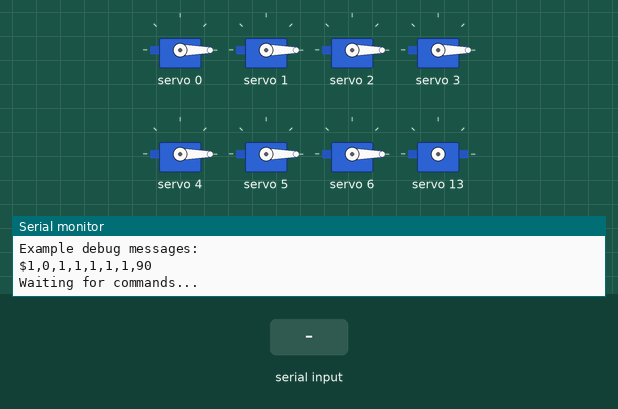
Bench run of a sketch on a simulated Arduino Mega 2560, built with avr-gcc and run on an emulated ATmega2560. On the bench: 8 × servo, the last lines printed to the serial monitor. The test bench sets the inputs (shaded band).

Above: at 1.2 s.
1.3 s: "90,45,200\n" received over the second serial link
At 2.5 s:
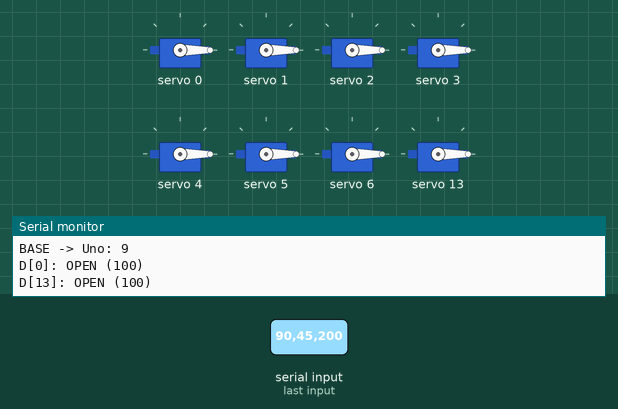
2.8 s: "30,150\n" received over the second serial link
At 3.8 s:
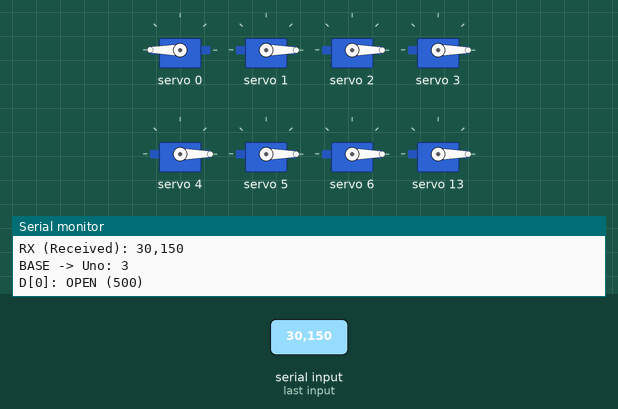
4.3 s: "30,150,10\n" received over the second serial link
At 5.0 s:
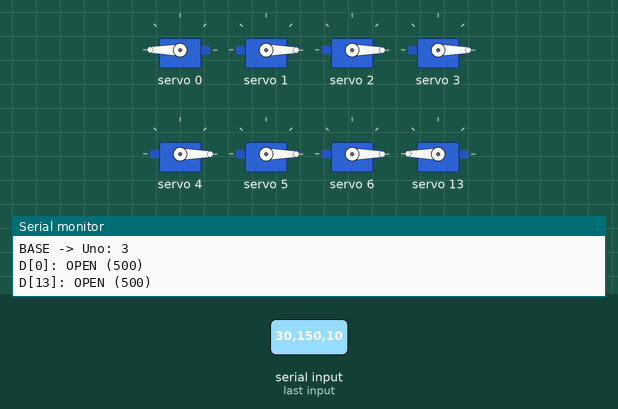
5.8 s: "90,45\n" received over the second serial link
At 6.1 s:
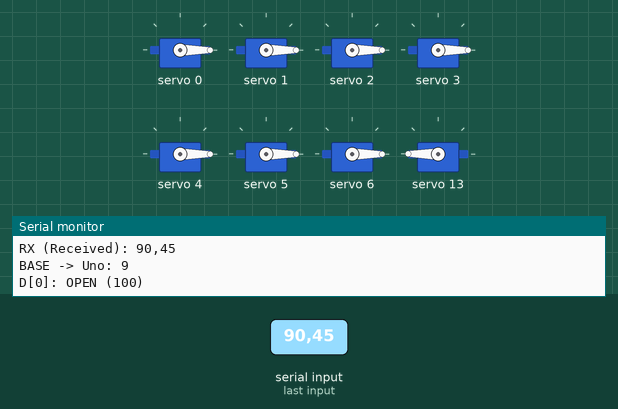
7.3 s: "1,90,45\n" received over the second serial link
At 8.4 s:
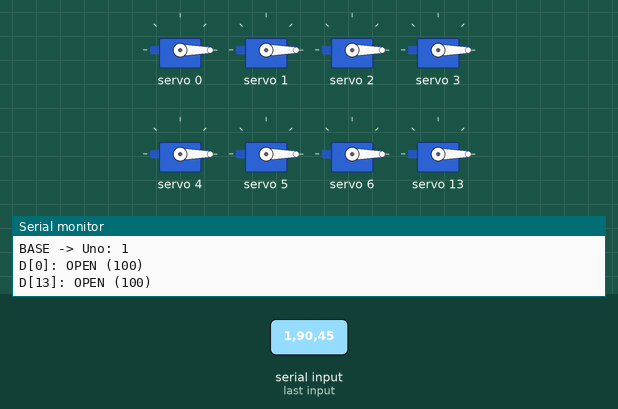
Timing chart, 0 to 9.8 s (numbered marks = the images above; inputs shaded):
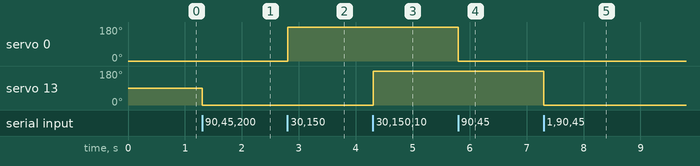

The sketch:

MotorDriver.ino
```cpp
/*
 * ======================================================================================
 *                              FILE NAME: MotorDriver.ino
 * ======================================================================================
 *
 * BEGINNER DESCRIPTION:
 * This is a program for an Arduino Mega. The Arduino is like the electronic "brain"
 * that controls the robotic arm.
 *
 * What this program does:
 * 1. Receives orders from the "vision brain" (the Raspberry Pi or computer).
 * 2. Orders come in the form of a text message (ex: "$1,0,1,1,1,1,1,90").
 * 3. The Arduino reads this message and translates it into physical movements in the motors.
 *
 * TYPES OF MOTORES USED:
 * - Servo Motors (controlled by PCA9685 board): Used for fingers, elbow and hand rotation.
 * - Stepper Motor (controlled by another Arduino Uno): Used to rotate the base of the arm.
 *
 * LANGUAGE: C++ (Standard Arduino language)
 * ======================================================================================
 */

// --- LIBRARIES (Code Collections) ---
// These lines "call" extra code already written by others
// to help us talk to specific components.
#include <Wire.h>                     // Allows I2C communication (used to talk to servo board)
#include <Adafruit_PWMServoDriver.h>  // Specific library to control servo board (PCA9685)

// Create the "object" that controls the servos. Imagine this as hiring a manager for motors.
Adafruit_PWMServoDriver pwm = Adafruit_PWMServoDriver();

// --- CALIBRATION (Mechanical Adjustments) ---
// These values define physical limits of motors so they don't break the arm.
// A servo motor moves based on a "pulse" signal.
#define PULSE_MIN  100  // Pulse value for motor to go to MINIMUM position
#define PULSE_MAX  500  // Pulse value for motor to go to MAXIMUM position

// --- GLOBAL VARIABLES ---
// Drawers in memory to store numbers we will use often.
int PULSE_OPEN;   // Will store the value needed to OPEN the hand (90 degrees)
int PULSE_CLOSED; // Will store the value needed to CLOSE the hand (0 degrees)

// --- PIN DEFINITION (Where we plug cables) ---
// PCA9685 board has ports numbered 0 to 15.
// Here we give names to those numbers to make code easier to read.
#define PIN_ELBOW   0   // Elbow motor connected to port 0
#define PIN_THUMB   13  // Thumb
#define PIN_INDEX   11  // Index Finger
#define PIN_MIDDLE  10  // Middle Finger
#define PIN_RING    15  // Ring Finger
#define PIN_PINKY   14  // Pinky Finger
#define PIN_ROTATION 12 // Motor that rotates the wrist

// --- COMMUNICATION (Computer Talk) ---
// Variables to receive text from Raspberry Pi
char g_pcBuffer[100];          // A "sentence" can have up to 100 letters
bool g_messageReady = false;   // "Flag" that goes up when a complete sentence arrived
int g_bufferIndex = 0;         // Counter to know which letter we are at

/*
 * ======================================================================================
 * SETUP FUNCTION (Initial Configuration)
 * This function runs only ONCE when we turn on the Arduino.
 * Used to prepare everything before starting work.
 * ======================================================================================
 */
void setup() {
  // 1. Start Communications (Radio Channels)
  // Serial:  Connection to computer (USB cable) to see error messages on screen (Debug).
  // Serial2: Connection to Raspberry Pi (the vision brain).
  // Serial3: Connection to Arduino Uno (which controls rotating base).

  Serial.begin(115200);   // Fast speed for PC
  Serial2.begin(115200);  // Fast speed for Raspberry Pi
  Serial3.begin(9600);    // Normal speed for Arduino Uno

  // 2. Start Servo Controller (PCA9685)
  pwm.begin();           // Wakes up servo board
  pwm.setPWMFreq(50);    // Sets frequency to 50Hz (standard for analog servos)
  Wire.setClock(400000); // Speeds up I2C communication to respond faster

  // 3. POSITION PRE-CALCULATION
  // The 'map' function translates degrees (0-180) to motor pulse values (100-500).
  // We calculate this now so we don't have to do math all the time.
  PULSE_OPEN   = map(0, 0, 180, PULSE_MIN, PULSE_MAX);   // 0 degrees = Open
  PULSE_CLOSED = map(180, 0, 180, PULSE_MIN, PULSE_MAX); // 180 degrees = Closed

  delay(10); // Small pause to ensure everything stabilizes

  // 4. Start Position
  moveAll(0); // Sends all servos to position 0 (rest)

  // Messages for human to read on PC screen
  Serial.println("MEGA READY (TURBO MODE 115200) + ROTATION + DEBUG ACTIVATED");
  Serial.println("Example debug messages: ");
  Serial.println("$1,0,1,1,1,1,1,90");
  Serial.println("Waiting for commands...");
}

/*
 * ======================================================================================
 * LOOP FUNCTION (Infinite Cycle)
 * This function repeats forever, thousands of times per second.
 * This is where the Arduino "lives" and works.
 * ======================================================================================
 */
void loop() {
  // --- PART 1: LISTEN TO RASPBERRY PI ---
  // While there is data coming from Pi and message is not finished...
  while (Serial2.available() > 0 && !g_messageReady) {
    char inChar = Serial2.read(); // Reads one letter

    if (inChar == '$') {
      // The symbol '$' marks the START of a new message.
      // If we see this, restart counter to write from zero.
      g_bufferIndex = 0;
    }
    else if (inChar == '\n') {
      // The symbol '\n' (new line) marks the END of message.
      g_pcBuffer[g_bufferIndex] = '\0'; // Closes the "string" (text) correctly
      g_messageReady = true;            // Raises flag: "We have an order!"
    }
    else if (g_bufferIndex < 99) {
      // If not start or end, it is content (ex: '1', ',', '9').
      // Save in buffer and advance counter.
      g_pcBuffer[g_bufferIndex] = inChar;
      g_bufferIndex++;
    }
  }

  // --- PART 2: EXECUTE ORDER ---
  // If flag is raised (complete message received)...
  if (g_messageReady) {
    processMessageFast(); // Calls function that distributes tasks
    g_messageReady = false;  // Lowers flag and prepares for next
    g_bufferIndex = 0;
  }
}

/*
 * ======================================================================================
 * FUNCTION: processMessageFast
 * Objective: Take received text and command each motor individually.
 * Expected message format: "$orient,flex,d1,d2,d3,d4,d5,rotation"
 *
 * Example: "1,0,1,1,1,1,1,90"
 * Means:
 *   - Orientation (Base): 1
 *   - Flexion (Elbow): 0
 *   - Fingers (1-5): All 1 (closed/open depending on logic)
 *   - Rotation: 90 degrees
 * ======================================================================================
 */
void processMessageFast() {
  // DEBUG: Shows on PC screen what Arduino just heard
  Serial.print("RX (Received): ");
  Serial.println(g_pcBuffer);

  // The 'strtok' function serves to "break" text whenever it finds a comma.

  // --- STEP 1: BASE (Arduino Uno) ---
  // Takes first part of text (before first comma)
  char* token = strtok(g_pcBuffer, ",");
  if (token == NULL) return; // If nothing there, cancel (safety)

  // Sends that order to other Arduino (Uno) that controls base
  Serial3.write(token[0]);
  Serial.print("BASE -> Uno: ");
  Serial.println(token[0]);

  // --- STEP 2: SERVOS (Hand and Elbow) ---
  // For each component, we read next piece of text and move motor.

  // Elbow (Digital: 0 or 1)
  moveDigital(PIN_ELBOW);

  // Fingers (Digital: 0 or 1)
  moveDigital(PIN_THUMB);  // Thumb
  moveDigital(PIN_INDEX);  // Index
  moveDigital(PIN_MIDDLE); // Middle
  moveDigital(PIN_RING);   // Ring
  moveDigital(PIN_PINKY);  // Pinky

  // --- STEP 3: WRIST ROTATION (Analog: 0 to 180 degrees) ---
  moveAnalog(PIN_ROTATION);
}

/*
 * ======================================================================================
 * FUNCTION: moveDigital
 * Objective: Control motors that only have two states (Open/Closed).
 * Arguments: 'porta' (which motor we will move).
 * ======================================================================================
 */
inline void moveDigital(int pin) {
  // 'strtok(NULL, ",")' asks for NEXT piece of text after last comma found
  char* token = strtok(NULL, ",");

  if (token != NULL) {
    // Checks if order is "1" or "0"
    // Syntax: (condition) ? value_if_true : value_if_false
    int pulse = (token[0] == '1') ? PULSE_CLOSED : PULSE_OPEN;

    // Sends order to servo board
    pwm.setPWM(pin, 0, pulse);

    // Debug message for technician to see on PC
    Serial.print("D["); Serial.print(pin); Serial.print("]: ");
    Serial.print(token[0] == '0' ? "CLOSED" : "OPEN");
    Serial.print(" ("); Serial.print(pulse); Serial.println(")");
  }
}

/*
 * ======================================================================================
 * FUNCTION: moveAnalog
 * Objective: Control motors that can be in any angle (0-180).
 * USED FOR: Wrist rotation.
 * ======================================================================================
 */
inline void moveAnalog(int pin) {
  char* token = strtok(NULL, ",");

  if (token != NULL) {
    // 'atoi' converts text ("123") to integer number (123)
    int angle = atoi(token);

    // SAFETY: Prevent motor from trying to go beyond physical limits
    if (angle < 0) angle = 0;
    if (angle > 180) angle = 180;

    // Translates angle (0-180) to motor "language" (pulses)
    int pulse = map(angle, 0, 180, PULSE_MIN, PULSE_MAX);

    // Executes movement
    pwm.setPWM(pin, 0, pulse);

    Serial.print("ROT["); Serial.print(pin); Serial.print("]: ");
    Serial.print(angle);
    Serial.print(" deg ("); Serial.print(pulse); Serial.println(")");
  }
}

/*
 * ======================================================================================
 * FUNCTION: moveAll
 * Objective: Move all motors to specific angle at once.
 * Useful for initialization.
 * ======================================================================================
 */
void moveAll(int ang) {
  int pulse = map(ang, 0, 180, PULSE_MIN, PULSE_MAX);
  // Loop 'for': Repeats for each motor from 0 to 6
  for (int i = 0; i <= 6; i++) {
    pwm.setPWM(i, 0, pulse);
  }
}
```

Measured:
- after the input at 1.3 s, servo 13: 90° → 0° at once
- after the input at 2.8 s, servo 0: 0° → 180° at once
- after the input at 4.3 s, servo 13: 0° → 180° at once
- after the input at 5.8 s, servo 0: 180° → 0° at once
- after the input at 7.3 s, servo 13: 180° → 0° at once
